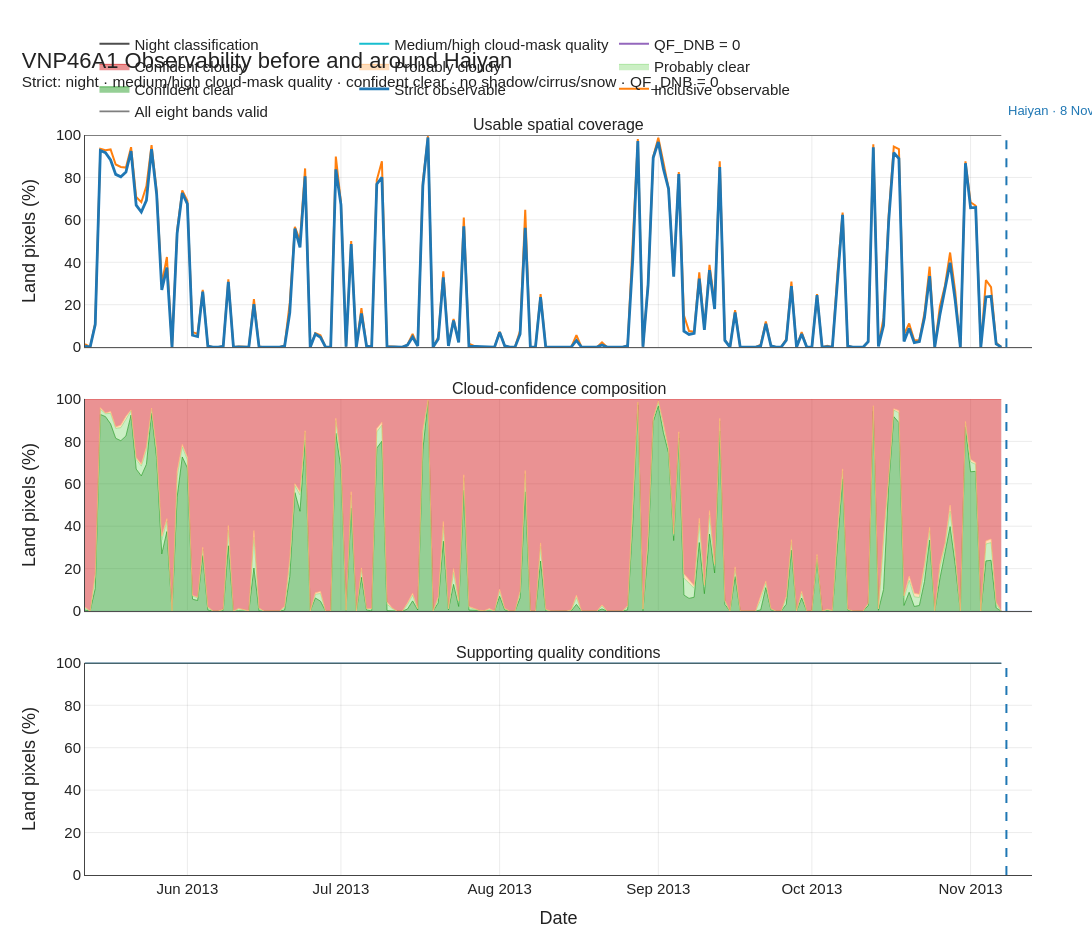

Here is the notebook cell this chart was saved with:
### Code cell
fig_observability = make_subplots(
    rows=3,
    cols=1,
    shared_xaxes=True,
    vertical_spacing=0.07,
    subplot_titles=(
        "Usable spatial coverage",
        "Cloud-confidence composition",
        "Supporting quality conditions",
    ),
)


for column, name, color, width in [
    (
        "Source_valid_pct",
        "All eight bands valid",
        "#7f7f7f",
        1.8,
    ),
    (
        "Inclusive_observable_pct",
        "Inclusive observable",
        "#ff7f0e",
        2.0,
    ),
    (
        "Strict_observable_pct",
        "Strict observable",
        "#1f77b4",
        2.8,
    ),
]:
    fig_observability.add_trace(
        go.Scatter(
            x=plot_df["Date"],
            y=plot_df[column],
            mode="lines",
            line=dict(
                color=color,
                width=width,
            ),
            name=name,
            connectgaps=False,
        ),
        row=1,
        col=1,
    )


for column, name, color in [
    (
        "Confident_clear_pct",
        "Confident clear",
        "#2ca02c",
    ),
    (
        "Probably_clear_pct",
        "Probably clear",
        "#98df8a",
    ),
    (
        "Probably_cloudy_pct",
        "Probably cloudy",
        "#ffbb78",
    ),
    (
        "Confident_cloudy_pct",
        "Confident cloudy",
        "#d62728",
    ),
]:
    fig_observability.add_trace(
        go.Scatter(
            x=plot_df["Date"],
            y=plot_df[column],
            mode="lines",
            line=dict(
                color=color,
                width=0.7,
            ),
            stackgroup="cloud",
            name=name,
            connectgaps=False,
        ),
        row=2,
        col=1,
    )


for column, name, color in [
    (
        "QF_DNB_good_pct",
        "QF_DNB = 0",
        "#9467bd",
    ),
    (
        "Cloud_mask_medium_high_pct",
        "Medium/high cloud-mask quality",
        "#17becf",
    ),
    (
        "Night_pct",
        "Night classification",
        "#4d4d4d",
    ),
]:
    fig_observability.add_trace(
        go.Scatter(
            x=plot_df["Date"],
            y=plot_df[column],
            mode="lines",
            line=dict(
                color=color,
                width=2,
            ),
            name=name,
            connectgaps=False,
        ),
        row=3,
        col=1,
    )


for row in [1, 2, 3]:
    fig_observability.update_yaxes(
        title_text="Land pixels (%)",
        range=[0, 100],
        row=row,
        col=1,
    )


fig_observability.update_xaxes(
    title_text="Date",
    range=[
        plot_df["Date"].min(),
        max(
            plot_df["Date"].max()
            + pd.Timedelta(days=5),
            EVENT_DATE
            + pd.Timedelta(days=5),
        ),
    ],
    row=3,
    col=1,
)


fig_observability.update_layout(
    title=(
        "VNP46A1 Observability before and around Haiyan"
        "<br><sup>"
        "Strict: night · medium/high cloud-mask quality · "
        "confident clear · no shadow/cirrus/snow · QF_DNB = 0"
        "</sup>"
    )
)

add_haiyan_marker(
    fig_observability
)

apply_figure_style(
    fig_observability,
    width=1350,
    height=950,
    top=135,
)

fig_observability.show()

export_figure(
    fig_observability,
    "fig_01_vnp46a1_observability",
)

### Figure 1 — Plotly figure (JSON) as saved in the notebook; plotly's stock layout.template omitted (floating-point values rounded to 4 significant figures; data arrays with more than 128 entries replaced by an {"elided": "..."} marker saying what was removed)
{"data": [{"connectgaps": false, "line": {"color": "#7f7f7f", "width": 1.8}, "mode": "lines", "name": "All eight bands valid", "type": "scatter", "x": {"elided": "180 str values"}, "xaxis": "x", "y": {"elided": "180 float values"}, "yaxis": "y"}, {"connectgaps": false, "line": {"color": "#ff7f0e", "width": 2}, "mode": "lines", "name": "Inclusive observable", "type": "scatter", "x": {"elided": "180 str values"}, "xaxis": "x", "y": {"elided": "180 float values"}, "yaxis": "y"}, {"connectgaps": false, "line": {"color": "#1f77b4", "width": 2.8}, "mode": "lines", "name": "Strict observable", "type": "scatter", "x": {"elided": "180 str values"}, "xaxis": "x", "y": {"elided": "180 float values"}, "yaxis": "y"}, {"connectgaps": false, "line": {"color": "#2ca02c", "width": 0.7}, "mode": "lines", "name": "Confident clear", "stackgroup": "cloud", "type": "scatter", "x": {"elided": "180 str values"}, "xaxis": "x2", "y": {"elided": "180 float values"}, "yaxis": "y2"}, {"connectgaps": false, "line": {"color": "#98df8a", "width": 0.7}, "mode": "lines", "name": "Probably clear", "stackgroup": "cloud", "type": "scatter", "x": {"elided": "180 str values"}, "xaxis": "x2", "y": {"elided": "180 float values"}, "yaxis": "y2"}, {"connectgaps": false, "line": {"color": "#ffbb78", "width": 0.7}, "mode": "lines", "name": "Probably cloudy", "stackgroup": "cloud", "type": "scatter", "x": {"elided": "180 str values"}, "xaxis": "x2", "y": {"elided": "180 float values"}, "yaxis": "y2"}, {"connectgaps": false, "line": {"color": "#d62728", "width": 0.7}, "mode": "lines", "name": "Confident cloudy", "stackgroup": "cloud", "type": "scatter", "x": {"elided": "180 str values"}, "xaxis": "x2", "y": {"elided": "180 float values"}, "yaxis": "y2"}, {"connectgaps": false, "line": {"color": "#9467bd", "width": 2}, "mode": "lines", "name": "QF_DNB = 0", "type": "scatter", "x": {"elided": "180 str values"}, "xaxis": "x3", "y": {"elided": "180 float values"}, "yaxis": "y3"}, {"connectgaps": false, "line": {"color": "#17becf", "width": 2}, "mode": "lines", "name": "Medium/high cloud-mask quality", "type": "scatter", "x": {"elided": "180 str values"}, "xaxis": "x3", "y": {"elided": "180 float values"}, "yaxis": "y3"}, {"connectgaps": false, "line": {"color": "#4d4d4d", "width": 2}, "mode": "lines", "name": "Night classification", "type": "scatter", "x": {"elided": "180 str values"}, "xaxis": "x3", "y": {"elided": "180 float values"}, "yaxis": "y3"}], "layout": {"annotations": [{"font": {"size": 16}, "showarrow": false, "text": "Usable spatial coverage", "x": 0.5, "xanchor": "center", "xref": "paper", "y": 1, "yanchor": "bottom", "yref": "paper"}, {"font": {"size": 16}, "showarrow": false, "text": "Cloud-confidence composition", "x": 0.5, "xanchor": "center", "xref": "paper", "y": 0.6433, "yanchor": "bottom", "yref": "paper"}, {"font": {"size": 16}, "showarrow": false, "text": "Supporting quality conditions", "x": 0.5, "xanchor": "center", "xref": "paper", "y": 0.2867, "yanchor": "bottom", "yref": "paper"}, {"bgcolor": "rgba(255,255,255,0.85)", "font": {"color": "#1f77b4", "size": 13}, "showarrow": false, "text": "Haiyan · 8 Nov 2013", "x": "2013-11-08T00:00:00", "xanchor": "left", "y": 1.02, "yanchor": "bottom", "yref": "paper"}], "font": {"color": "#222222", "family": "Arial", "size": 15}, "height": 950, "hovermode": "closest", "legend": {"bgcolor": "rgba(255,255,255,0.85)", "orientation": "h", "x": 0.01, "xanchor": "left", "y": 1.01, "yanchor": "bottom"}, "margin": {"b": 75, "l": 85, "r": 60, "t": 135}, "paper_bgcolor": "rgba(0,0,0,0)", "plot_bgcolor": "white", "shapes": [{"line": {"color": "#1f77b4", "dash": "dash", "width": 2}, "type": "line", "x0": "2013-11-08T00:00:00", "x1": "2013-11-08T00:00:00", "xref": "x", "y0": 0, "y1": 1, "yref": "y domain"}, {"line": {"color": "#1f77b4", "dash": "dash", "width": 2}, "type": "line", "x0": "2013-11-08T00:00:00", "x1": "2013-11-08T00:00:00", "xref": "x2", "y0": 0, "y1": 1, "yref": "y2 domain"}, {"line": {"color": "#1f77b4", "dash": "dash", "width": 2}, "type": "line", "x0": "2013-11-08T00:00:00", "x1": "2013-11-08T00:00:00", "xref": "x3", "y0": 0, "y1": 1, "yref": "y3 domain"}], "title": {"font": {"size": 22}, "text": "VNP46A1 Observability before and around Haiyan<br><sup>Strict: night · medium/high cloud-mask quality · confident clear · no shadow/cirrus/snow · QF_DNB = 0</sup>", "x": 0.02, "xanchor": "left"}, "width": 1350, "xaxis": {"anchor": "y", "domain": [0, 1], "gridcolor": "rgba(0,0,0,0.08)", "linecolor": "#444444", "linewidth": 1, "matches": "x3", "mirror": false, "showline": true, "showticklabels": false}, "xaxis2": {"anchor": "y2", "domain": [0, 1], "gridcolor": "rgba(0,0,0,0.08)", "linecolor": "#444444", "linewidth": 1, "matches": "x3", "mirror": false, "showline": true, "showticklabels": false}, "xaxis3": {"anchor": "y3", "domain": [0, 1], "gridcolor": "rgba(0,0,0,0.08)", "linecolor": "#444444", "linewidth": 1, "mirror": false, "range": ["2013-05-12T00:00:00", "2013-11-13T00:00:00"], "showline": true, "title": {"text": "Date"}}, "yaxis": {"anchor": "x", "domain": [0.7133, 1], "gridcolor": "rgba(0,0,0,0.08)", "linecolor": "#444444", "linewidth": 1, "mirror": false, "range": [0, 100], "showline": true, "title": {"text": "Land pixels (%)"}}, "yaxis2": {"anchor": "x2", "domain": [0.3567, 0.6433], "gridcolor": "rgba(0,0,0,0.08)", "linecolor": "#444444", "linewidth": 1, "mirror": false, "range": [0, 100], "showline": true, "title": {"text": "Land pixels (%)"}}, "yaxis3": {"anchor": "x3", "domain": [0, 0.2867], "gridcolor": "rgba(0,0,0,0.08)", "linecolor": "#444444", "linewidth": 1, "mirror": false, "range": [0, 100], "showline": true, "title": {"text": "Land pixels (%)"}}}}
